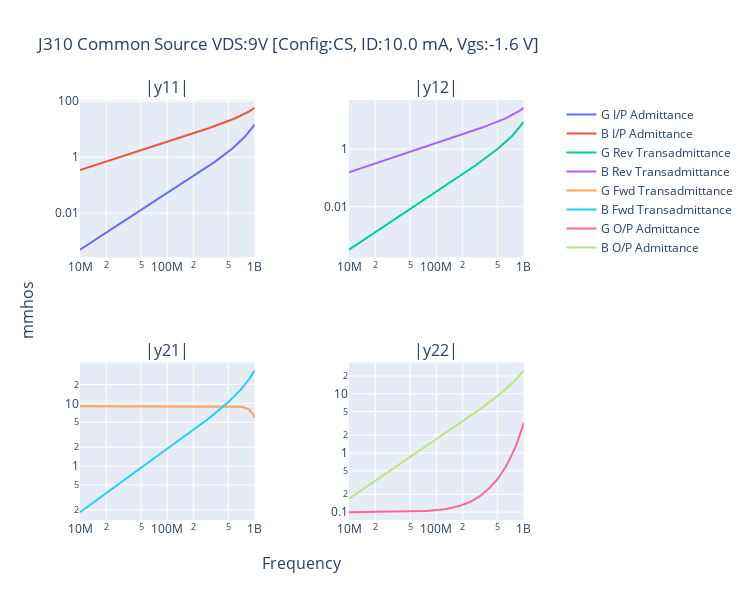

The notebook cell saved with this chart:
### Code cell
# J310 - Close match to Fairchild datasheet
n = calc_plot_jfet(
    title="J310 Common Source VDS:9V",
    Cdg_pf=2.5,
    Cgs_pf=3.0,
    Cds_pf=0.1,
    L1_nH=1.7,
    L2_nH=1.1,
    L3_nH=1.1,
    R1=4,
    R2=1,
    R3=4,
    Idss_mA=30,
    VgsOff=-3.86,
    config="cs",
    # Vgs=-0.7,
    ID=10 * 10**-3,
    Ffrom=10 * 10**6,
)

n.write_touchstone(
    "J310_CS_9V_ID10mA_nbgen",
    dir="/home/bev/Documents/Radio/QUCS-S/Studies/0010_S_Touchtone_lib",
)
